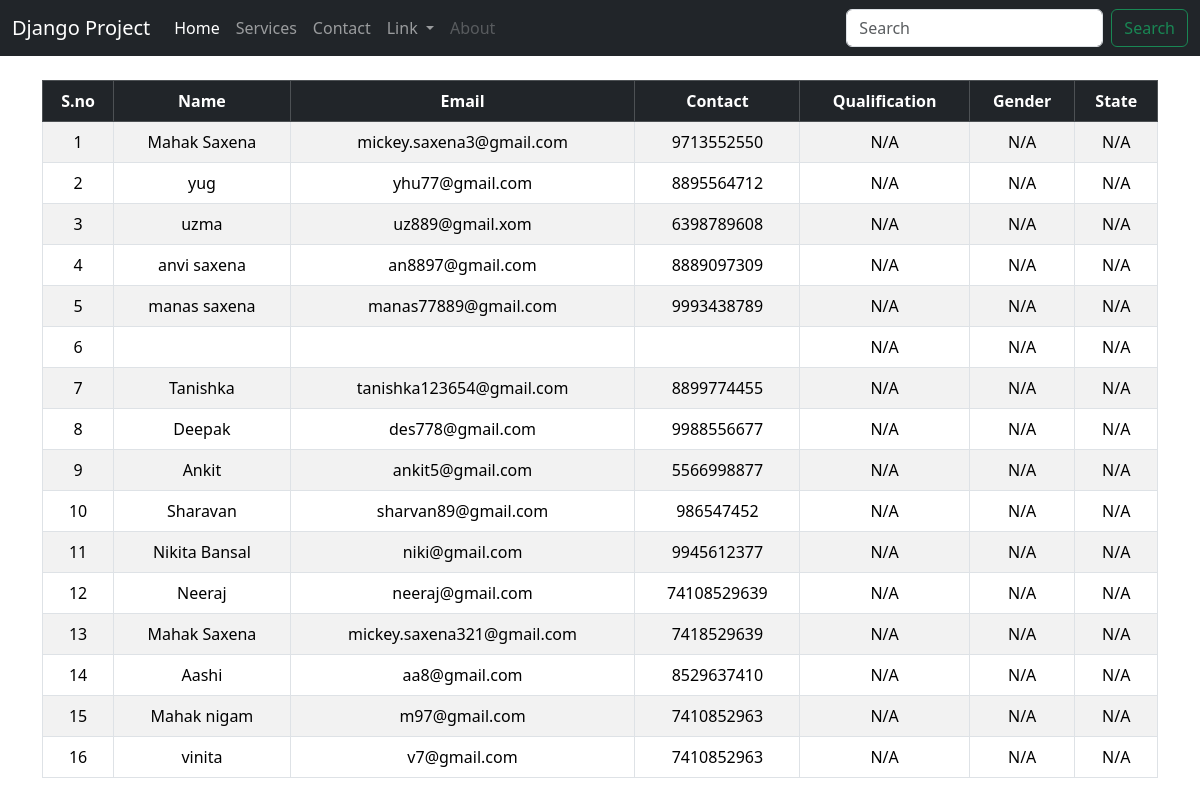
/show_data/, run on the app's committed database.
### app/models.py (models this page shows)
class Employee(models.Model):
    name = models.CharField(max_length=100,default='N/A')
    email = models.EmailField(unique=True)
    contact = models.CharField()
    qualification = models.CharField(max_length=200,default='N/A')
    gender = models.CharField(max_length=10,default='N/A')
    state = models.CharField(max_length=50,default='N/A')
    image = models.ImageField(upload_to='images/',default='N/A')
    audio = models.FileField(upload_to='audios/',default='N/A',null=True)
    video = models.FileField(upload_to='videos/',default='N/A')
    document = models.FileField(upload_to='documents/',default='N/A',null=True)
    password = models.CharField(max_length=20,null=True)  # null = true we write because already there is data if we don`t write it will show empty or error

### app/views.py (the view)
# urls.py: path('show_data/',show_data,name='show_data'),
def show_data(req):
      data=Employee.objects.all()
      return render(req,'show_data.html',{'data':data})

### app/templates/show_data.html (shortened to what this page needs)
{% extends 'base.html' %}
{% block content %}
<div class="container mt-4">
    <table class="table table-bordered table-striped table-hover text-center">
        <thead class="table-dark">
            <tr>
            <th>S.no</th>
                <th>Name</th>
                <th>Email</th>
                <th>Contact</th>
                <th>Qualification</th>
                <th>Gender</th>
                <th>State</th>
            </tr>
        </thead>
        <tbody>
            {% for i in data %}
            <tr>
                <td>{{ forloop.counter }}</td>
                <td>{{ i.name }}</td>
                <td>{{ i.email }}</td>
                <td>{{ i.contact }}</td>
                <td>{{ i.qualification }}</td>
                <td>{{ i.gender }}</td>
                <td>{{ i.state }}</td>
            </tr>
            {% empty %}
            <tr>
                <td colspan="6" class="text-danger">No data found</td>
            </tr>
            {% endfor %}
        </tbody>
    </table>
</div>
{% endblock content %}

### app/templates/base.html (shortened to what this page needs)
<!doctype html>
<html lang="en">
  <head>
         <link href="https://cdn.jsdelivr.net/npm/bootstrap@5.3.3/dist/css/bootstrap.min.css" rel="stylesheet">
         <link href="https://cdn.jsdelivr.net/npm/bootstrap-icons@1.11.3/font/bootstrap-icons.css" rel="stylesheet">
     <link href="https://cdn.jsdelivr.net/npm/bootstrap@5.3.3/dist/css/bootstrap.min.css" rel="stylesheet">
    <link href="https://cdn.jsdelivr.net/npm/bootstrap@5.3.8/dist/css/bootstrap.min.css" rel="stylesheet">
  </head>
  <body>
    {% block nav %}
           <nav class="navbar navbar-expand-lg navbar-dark bg-dark" >
  <div class="container-fluid">
    <a class="navbar-brand" href="{% url 'landing' %}">Django Project</a>
    <div class="collapse navbar-collapse" id="navbarScroll">
      <ul class="navbar-nav me-auto my-2 my-lg-0 navbar-nav-scroll" style="--bs-scroll-height: 100px;">
        <li class="nav-item">
          <a class="nav-link active" aria-current="page" href="#">Home</a>
        </li>
        <li class="nav-item">
          <a class="nav-link" href="#">Services</a>
        </li>
        <li>
          <a class="nav-link" href="#">Contact</a>
        </li>
        <li class="nav-item dropdown">
          <a class="nav-link dropdown-toggle" href="#" role="button" data-bs-toggle="dropdown" aria-expanded="false">
            Link
          </a>
        </li>
        <li class="nav-item">
          <a class="nav-link disabled" aria-disabled="true">About</a>
        </li>
      </ul>
      <form class="d-flex" role="search">
        <input class="form-control me-2" type="search" placeholder="Search" aria-label="Search"/>
        <button class="btn btn-outline-success" type="submit">Search</button>
      </form>
    </div>
  </div>
</nav>
   {% endblock nav %}
{% block content %}{% endblock content %}
  </body>
</html>

### data on the page
Employee: name "Mahak Saxena", email "mickey.saxena3@gmail.com", contact "9713552550", qualification "N/A", gender "N/A", state "N/A"
Employee: name "yug", email "yhu77@gmail.com", contact "8895564712", qualification "N/A", gender "N/A", state "N/A"
Employee: name "uzma", email "uz889@gmail.xom", contact "6398789608", qualification "N/A", gender "N/A", state "N/A"
Employee: name "anvi saxena", email "an8897@gmail.com", contact "8889097309", qualification "N/A", gender "N/A", state "N/A"
Employee: name "manas saxena", email "manas77889@gmail.com", contact "9993438789", qualification "N/A", gender "N/A", state "N/A"
Employee: qualification "N/A", gender "N/A", state "N/A"
Employee: name "Tanishka", email "tanishka123654@gmail.com", contact "8899774455", qualification "N/A", gender "N/A", state "N/A"
Employee: name "Deepak", email "des778@gmail.com", contact "9988556677", qualification "N/A", gender "N/A", state "N/A"
Employee: name "Ankit", email "ankit5@gmail.com", contact "5566998877", qualification "N/A", gender "N/A", state "N/A"
Employee: name "Sharavan", email "sharvan89@gmail.com", contact "986547452", qualification "N/A", gender "N/A", state "N/A"
Employee: name "Nikita Bansal", email "niki@gmail.com", contact "9945612377", qualification "N/A", gender "N/A", state "N/A"
Employee: name "Neeraj", email "neeraj@gmail.com", contact "74108529639", qualification "N/A", gender "N/A", state "N/A"
Employee: name "Mahak Saxena", email "mickey.saxena321@gmail.com", contact "7418529639", qualification "N/A", gender "N/A", state "N/A"
Employee: name "Aashi", email "aa8@gmail.com", contact "8529637410", qualification "N/A", gender "N/A", state "N/A"
Employee: name "Mahak nigam", email "m97@gmail.com", contact "7410852963", qualification "N/A", gender "N/A", state "N/A"
Employee: name "vinita", email "v7@gmail.com", contact "7410852963", qualification "N/A", gender "N/A", state "N/A"
